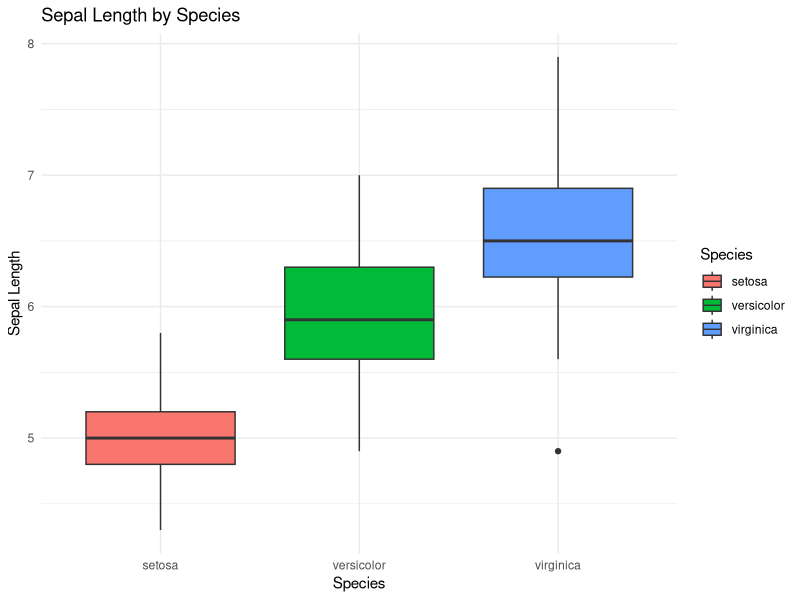
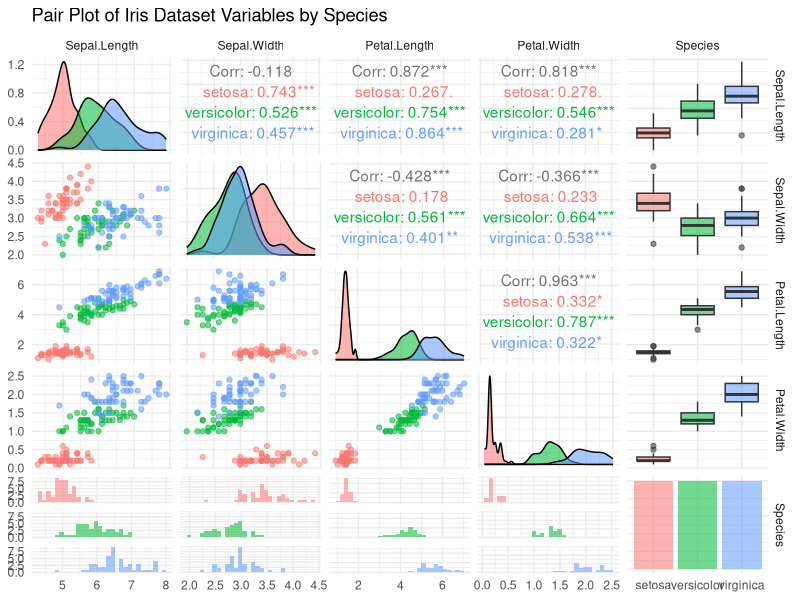

Write the R code that produced these figures, in order.
install.packages("GGally")

# Load necessary libraries
library(datasets)     # For the iris dataset
library(dplyr)        # For data manipulation
library(ggplot2)      # For visualizations
library(GGally)       # For pair plot
library(stats)        # For statistical tests
library(knitr)

# Load the Iris dataset
data("iris")

# Display the first few rows of the dataset
head(iris)

# Summary statistics by species
summary_stats <- iris %>%
  group_by(Species) %>%
  summarise(
    Mean_Sepal_Length = mean(Sepal.Length),
    Mean_Sepal_Width = mean(Sepal.Width),
    Mean_Petal_Length = mean(Petal.Length),
    Mean_Petal_Width = mean(Petal.Width),
    SD_Sepal_Length = sd(Sepal.Length),
    SD_Sepal_Width = sd(Sepal.Width),
    SD_Petal_Length = sd(Petal.Length),
    SD_Petal_Width = sd(Petal.Width)
  )

# Display summary statistics
print(summary_stats)
kable(summary_stats, caption = "Summary Statistics for Iris Dataset by Species")

# Boxplot to visualize sepal length across species
ggplot(iris, aes(x = Species, y = Sepal.Length, fill = Species)) +
  geom_boxplot() +
  labs(title = "Sepal Length by Species", x = "Species", y = "Sepal Length") +
  theme_minimal()

# Perform one-way ANOVA
anova_result <- aov(Sepal.Length ~ Species, data = iris)

# Display ANOVA table
summary(anova_result)


# Create a pair plot to visualize relationships between variables
ggpairs(iris, aes(color = Species, alpha = 0.6)) +
  labs(title = "Pair Plot of Iris Dataset Variables by Species") +
  theme_minimal()

# Perform Tukey's HSD test
tukey_result <- TukeyHSD(anova_result)

# Display Tukey's HSD test result
print(tukey_result)





